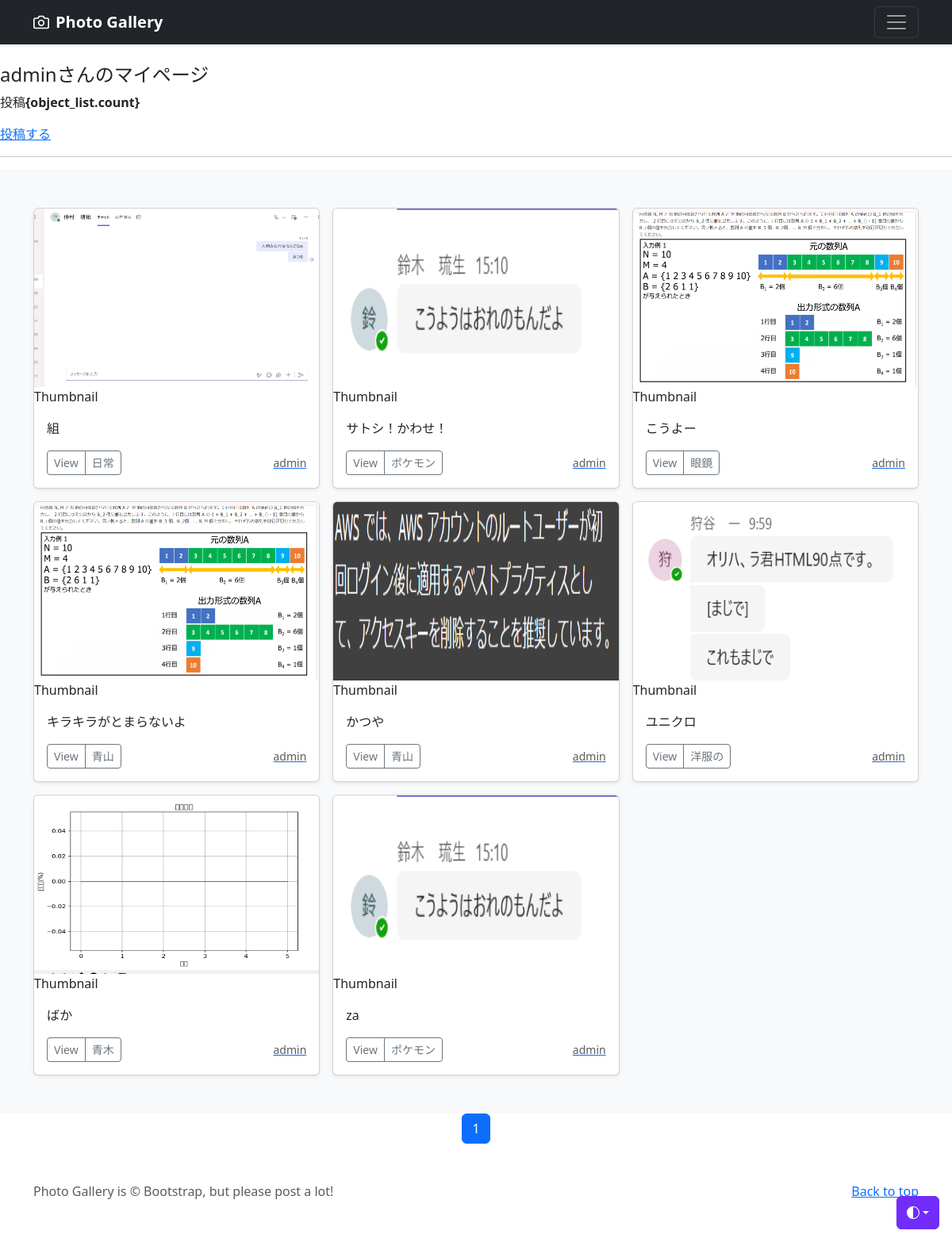
The app's page /mypage/ (signed in) with its own data.
### acounts/models.py (models this page shows)
class CustomUser(AbstractUser):
    pass

### photo/models.py (models this page shows, shortened)
class PhotoPost(models.Model):
    user=models.ForeignKey(
        CustomUser,
        verbose_name='ユーザー',
        on_delete=models.CASCADE
    )
    category=models.ForeignKey(
        Category,
        verbose_name='カテゴリ',
        on_delete=models.PROTECT
    )
    title=models.CharField(
        verbose_name='タイトル',
        max_length=200
    )
    comment=models.TextField(
        verbose_name='コメント'
    )
    image1=models.ImageField(
        verbose_name='イメージ１',
        upload_to='photos'
    )
    image2=models.ImageField(
        verbose_name='イメージ２',
        upload_to='photos',
        blank=True,
        null=True
    )
    posted_at=models.DateTimeField(
        verbose_name='投稿日時',
        auto_now_add=True
    )

class Category(models.Model):
    title=models.CharField(
        verbose_name='カテゴリ',
        max_length=20
        )

### photo/views.py (the view)
# urls.py: path('mypage/',views.MypageView.as_view(),name='mypage'),
class MypageView(ListView):
    template_name='mypage.html'
    paginate_by=9
    def get_queryset(self):
        queryset=PhotoPost.objects.filter(
            user=self.request.user).order_by('-posted_at')
        return queryset

### photo/templates/mypage.html (shortened to what this page needs)
{% extends 'base.html' %}
{% block contents %}
{% if user.is_authenticated %}
<br>
<div class="text-align:center">
    <h4>{{user.username}}さんのマイページ</h4>
    {% if object_list.count == 0 %}
    <p>{{user.username}}の投稿はありません</p>
    {% else %}
    <p>投稿<strong>{object_list.count}</strong></p>
    {% endif %}
    <a href="{% url 'photo:post' %}">投稿する</a>
</div>
<hr>
{% endif %}
{% include "photos_list.html" %}
{% include "pagination.html" %}
{% endblock %}

### photo/templates/base.html (shortened to what this page needs)
{% load static %}
<!doctype html>
<html lang="ja">
  <head><script src="../assets/js/color-modes.js"></script>
<link href="https://cdn.jsdelivr.net/npm/bootstrap@5.3.0/dist/css/bootstrap.min.css"
rel="stylesheet"
>
  </head>
  <body>
    <div class="dropdown position-fixed bottom-0 end-0 mb-3 me-3 bd-mode-toggle">
      <button class="btn btn-bd-primary py-2 dropdown-toggle d-flex align-items-center"
              id="bd-theme"
              type="button"
              aria-expanded="false"
              data-bs-toggle="dropdown"
              aria-label="Toggle theme (auto)">
        <svg class="bi my-1 theme-icon-active" width="1em" height="1em"><use href="#circle-half"></use></svg>
      </button>
    </div>
<header data-bs-theme="dark">
  <div class="navbar navbar-dark bg-dark shadow-sm">
    <div class="container">
      <a href="{% url 'photo:index' %}" class="navbar-brand d-flex align-items-center">
        <strong>Photo Gallery</strong>
      </a>
      <button class="navbar-toggler" type="button" data-bs-toggle="collapse" data-bs-target="#navbarHeader" aria-controls="navbarHeader" aria-expanded="false" aria-label="Toggle navigation">
        <span class="navbar-toggler-icon"></span>
      </button>
    </div>
  </div>
</header>
{% block contents %}{% endblock %}
<footer class="text-body-secondary py-5">
  <div class="container">
    <p class="float-end mb-1">
      <a href="{% url 'photo:index' %}">Back to top</a>
    </p>
    <p class="mb-1">Photo Gallery is &copy; Bootstrap, but please post a lot!</p>
  </div>
</footer>
    </body>
</html>

### photo/templates/photos_list.html
  <div class="album py-5 bg-body-tertiary">
    <div class="container">
      <div class="row row-cols-1 row-cols-sm-2 row-cols-md-3 g-3">
        {% for record in object_list %}
        <div class="col">
          <div class="card shadow-sm">
            <img src="{{ record.image1.url }}"
            class="bd-placeholder-img card-img-top"
            width="100%" height="225" xmlns="http://www.w3.org/2000/svg"
            role="img" aria-label="Placeholder: Thumbnail"
            preserveAspectRatio="xMidYMid slice"
            focusable="false"><title>Placeholder</title>
            <rect width="100%" height="100%" fill="#55595c"/>
            <text x="50%" y="50%" fill="#eceeef" dy=".3em">Thumbnail</text></img>
            <div class="card-body">
              <p class="card-text">
                {{record.title}}
              </p>
              <div class="d-flex justify-content-between align-items-center">
                <div class="btn-group">
                  <button type="button" class="btn btn-sm btn-outline-secondary"
                  onclick="location.href='{% url 'photo:photo_detail' record.pk %}'">View</button>
                  <button type="button" class="btn btn-sm btn-outline-secondary"
                  onclick="location.href='{% url 'photo:photos_cat' category=record.category.id %}'">
                  {{record.category.title}}</button>
                </div>
                <a href="{% url 'photo:user_list' user=record.user.id %}"><small class="text-muted">
                  {{record.user.username}}</small></a>
              </div>
            </div>
          </div>
        </div>
        {% endfor %}
      </div>
    </div>
  </div>

### photo/templates/pagination.html (shortened to what this page needs)
<ui class="pagination" style="justify-content: center;">
    {% for num in page_obj.paginator.page_range %}
        {% if page_obj.number == num %}
        <li class='page-item active'>
            <span class="page-link">{{ num }}</span>
        </li>
        {% else %}
        <li class="page-item">
            <a class="page-link" href="?page={{ num }}">{{ num }}</a>
        </li>
        {% endif %}
    {% endfor %}
</ui>

### photo/templates/base.html (style rules this page uses)
.bd-placeholder-img { font-size: 1.125rem; text-anchor: middle; -webkit-user-select: none; -moz-user-select: none; user-select: none; }
.bi { vertical-align: -.125em; fill: currentColor; }
.btn-bd-primary { --bd-violet-bg: #712cf9; --bd-violet-rgb: 112.520718, 44.062154, 249.437846; --bs-btn-font-weight: 600; --bs-btn-color: var(--bs-white); --bs-btn-bg: var(--bd-violet-bg); --bs-btn-border-color: var(--bd-violet-bg); --bs-btn-hover-color: var(--bs-white); --bs-btn-hover-bg: #6528e0; --bs-btn-hover-border-color: #6528e0; --bs-btn-focus-shadow-rgb: var(--bd-violet-rgb); --bs-btn-active-color: var(--bs-btn-hover-color); --bs-btn-active-bg: #5a23c8; --bs-btn-active-border-color: #5a23c8; }
.bd-mode-toggle { z-index: 1500; }

### records on screen
CustomUser: username "admin"
PhotoPost: image1 (picture), title "組", category "日常", user.username "admin"
PhotoPost: image1 (picture), title "サトシ！かわせ！", category "ポケモン", user.username "admin"
PhotoPost: image1 (picture), title "こうよー", category "眼鏡", user.username "admin"
PhotoPost: image1 (picture), title "キラキラがとまらないよ", category "青山", user.username "admin"
PhotoPost: image1 (picture), title "かつや", category "青山", user.username "admin"
PhotoPost: image1 (picture), title "ユニクロ", category "洋服の", user.username "admin"
PhotoPost: image1 (picture), title "ばか", category "青木", user.username "admin"
PhotoPost: image1 (picture), title "za", category "ポケモン", user.username "admin"

### other values on screen
{{ num }} "1"
